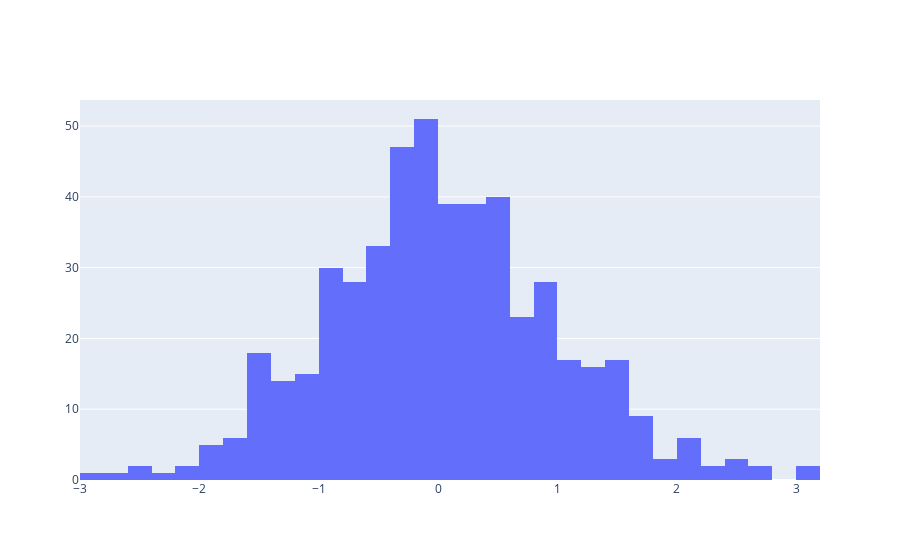

Notebook code for this chart:
### Markdown cell above
Check out the Plotly documentation for a nice walk-thru: https://plot.ly/python/user-guide/

### Code cell
# Histogram
values = np.random.randn(500)
fig = [go.Histogram(x=values)]
iplot(fig)

### Figure 1 — Plotly figure (JSON) as saved in the notebook; plotly's stock layout.template omitted (floating-point values rounded to 4 significant figures; data arrays with more than 128 entries replaced by an {"elided": "..."} marker saying what was removed)
{"data": [{"type": "histogram", "x": {"elided": "500 float values"}}], "layout": {}}
